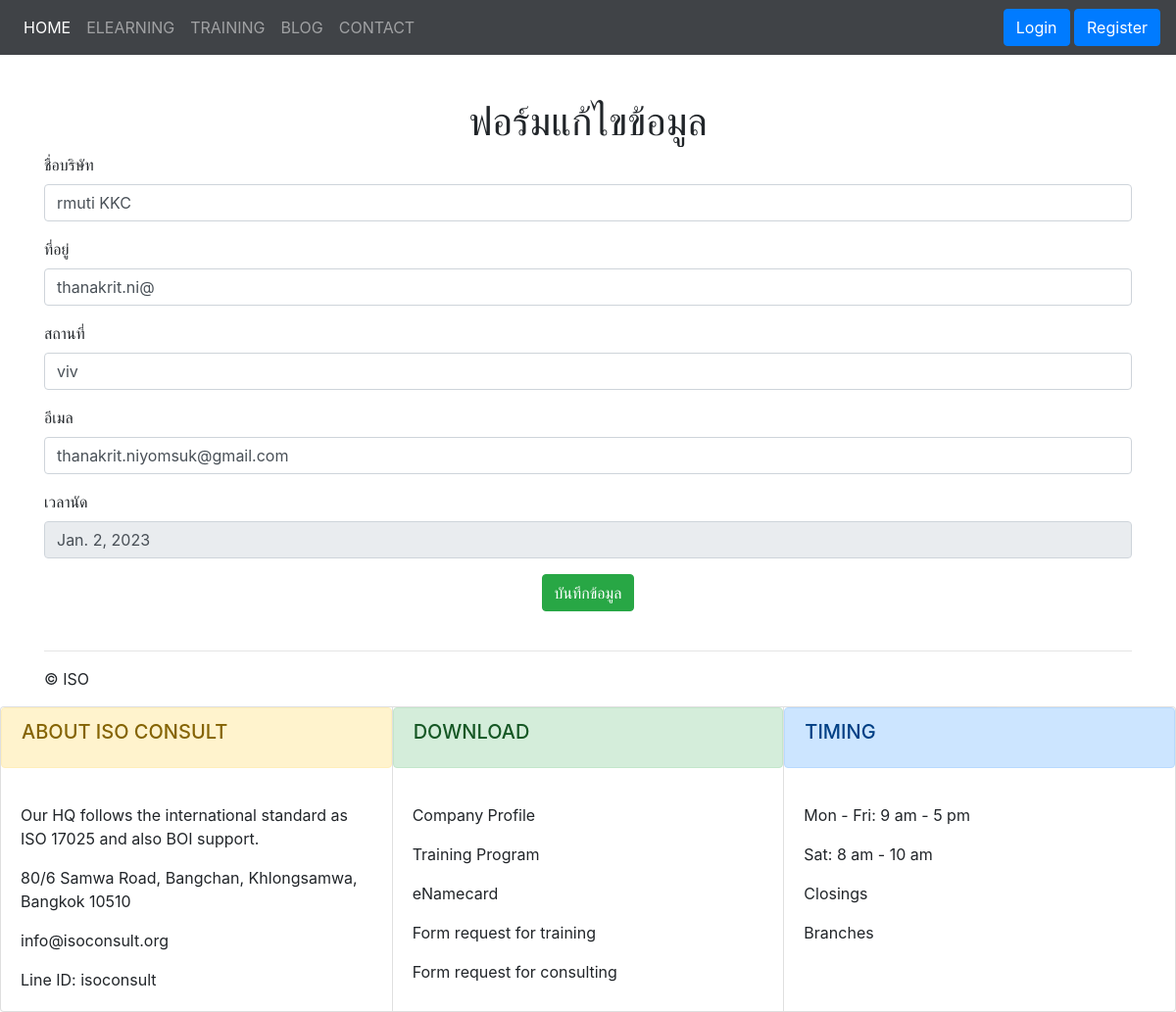
Screenshot of /edit/1 with the database file from the repository.
### isoconsult/models.py (models this page shows, shortened)
class Contact(models.Model):
    company = models.CharField(max_length=255)
    address = models.CharField(max_length=255)
    position = models.CharField(max_length=50)
    cusemail = models.CharField(max_length=100)
    date = models.DateField(blank=True, null=True)

### isoconsult/views.py (the view)
# urls.py: path('edit/<contact_id>',views.edit),
def edit(request,contact_id):
    if request.method == "POST":
        contact = Contact.objects.get(id = contact_id)
        contact.company = request.POST["company"]
        contact.address = request.POST["address"]
        contact.position = request.POST["position"]
        contact.cusemail = request.POST["cusemail"]
        contact.save()
        return redirect("/")
    else:
        contact = Contact.objects.get(id = contact_id)
        return render(request,"edit.html",{"contact":contact})

### isoconsult/template/edit.html (shortened to what this page needs)
{% extends "base.html" %}
{% block content %}
<h1 class="text-center">ฟอร์มแก้ไขข้อมูล</h1>
<form method="post" action="">
    <div class="form-group">
        <label for="name">ชื่อบริษัท</label>
        <input type="text" name="company" class="form-control" value="{{contact.company}}">
    </div>
    <div class="form-group mb-3">
        <label for="name">ที่อยู่</label>
        <input type="text" name="address" class="form-control" value="{{contact.address}}">
    </div>
    <div class="form-group mb-3">
        <label for="name">สถานที่</label>
        <input type="text" name="position" class="form-control" value="{{contact.position}}">
    </div>
    <div class="form-group mb-3">
        <label for="name">อีเมล</label>
        <input type="text" name="cusemail" class="form-control" value="{{contact.cusemail}}">
    </div>
    <div class="form-group mb-3">
        <label for="name">เวลานัด</label>
        <input type="text" disabled name="date" class="form-control" value="{{contact.date}}">
    </div>
    <div>
        <center>
            <input type="submit" value="บันทึกข้อมูล" class="btn btn-success">
        </center><br>
    </div>
</form>
{% endblock %}

### rows the page displays
Contact: company "rmuti KKC", address "thanakrit.ni@", position "viv", cusemail "thanakrit.niyomsuk@gmail.com", date "Jan. 2, 2023"
